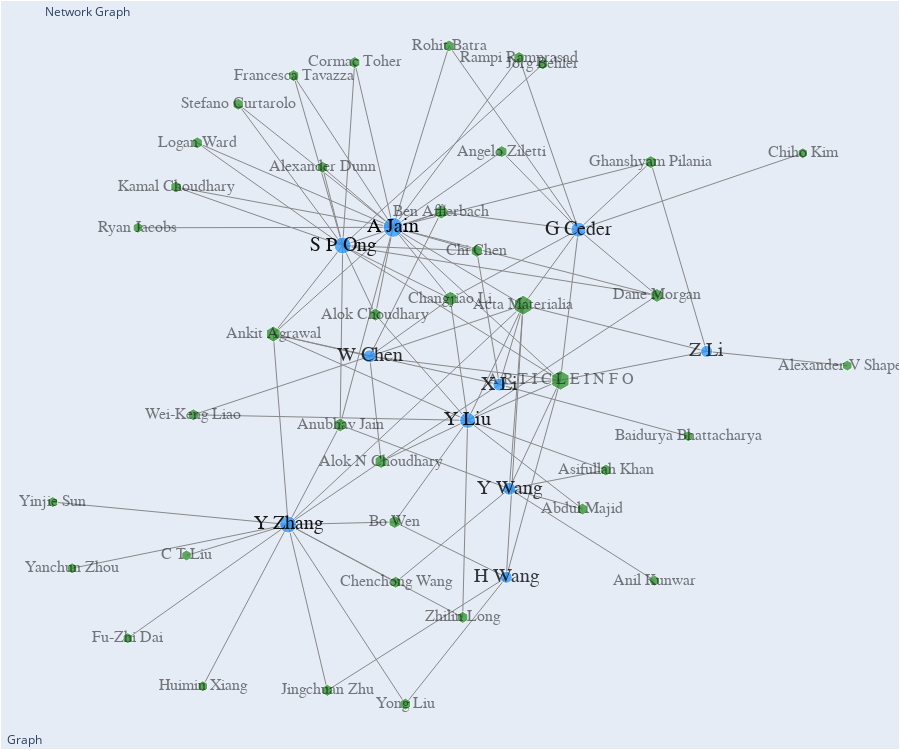

Notebook code cell kept with this figure:
### Code cell
fig = go.Figure(data=list_edge_traces + [node_trace_author, node_trace_citation],
                layout=go.Layout(
                    title='<br>Co-citation graph',
                    titlefont_size=12,
                    height=750,
                    width=None,
                    showlegend=False,
                    hovermode='closest',
                    margin=dict(b=1,l=1,r=1,t=1), # b=20,l=5,r=5,t=40
                    annotations=[dict(text="Green dots are authors, blue dots are citations.",
                                      showarrow=False,
                                      xref="paper",
                                      yref="paper",
                                      x=0.005,
                                      y=-0.002)],
                    xaxis=dict(showgrid=False,
                               zeroline=False,
                               showticklabels=False),
                    yaxis=dict(showgrid=False,
                               zeroline=False,
                               showticklabels=False),)
                )

# for edge_trace in list_edge_traces:
#     fig.add_trace(edge_trace)
    
for trace in list_text_traces:
    fig.add_trace(trace)

fig.show()
